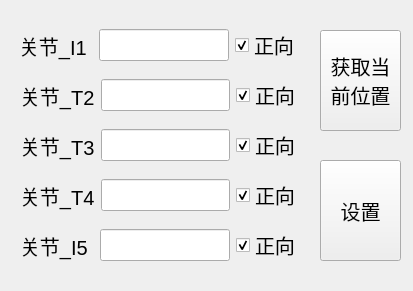
<?xml version="1.0" encoding="UTF-8"?>
<ui version="4.0">
 <class>Form_zero_point</class>
 <widget class="QWidget" name="Form_zero_point">
  <property name="geometry">
   <rect>
    <x>0</x>
    <y>0</y>
    <width>413</width>
    <height>291</height>
   </rect>
  </property>
  <property name="font">
   <font>
    <pointsize>15</pointsize>
   </font>
  </property>
  <property name="windowTitle">
   <string>零点设置</string>
  </property>
  <widget class="QPushButton" name="pushButton">
   <property name="geometry">
    <rect>
     <x>320</x>
     <y>160</y>
     <width>81</width>
     <height>101</height>
    </rect>
   </property>
   <property name="font">
    <font>
     <pointsize>15</pointsize>
    </font>
   </property>
   <property name="text">
    <string>设置</string>
   </property>
  </widget>
  <widget class="QWidget" name="horizontalLayoutWidget">
   <property name="geometry">
    <rect>
     <x>19</x>
     <y>20</y>
     <width>281</width>
     <height>51</height>
    </rect>
   </property>
   <layout class="QHBoxLayout" name="horizontalLayout">
    <item>
     <widget class="QLabel" name="label">
      <property name="text">
       <string>关节_I1 </string>
      </property>
     </widget>
    </item>
    <item>
     <widget class="QLineEdit" name="lineEdit">
      <property name="toolTip">
       <string>&lt;html&gt;&lt;head/&gt;&lt;body&gt;&lt;p&gt;两位小数-360~360度&lt;/p&gt;&lt;/body&gt;&lt;/html&gt;</string>
      </property>
      <property name="alignment">
       <set>Qt::AlignCenter</set>
      </property>
     </widget>
    </item>
    <item>
     <widget class="QCheckBox" name="checkBox">
      <property name="text">
       <string>正向</string>
      </property>
      <property name="checked">
       <bool>true</bool>
      </property>
     </widget>
    </item>
   </layout>
  </widget>
  <widget class="QWidget" name="horizontalLayoutWidget_2">
   <property name="geometry">
    <rect>
     <x>20</x>
     <y>70</y>
     <width>281</width>
     <height>51</height>
    </rect>
   </property>
   <layout class="QHBoxLayout" name="horizontalLayout_2">
    <item>
     <widget class="QLabel" name="label_2">
      <property name="text">
       <string>关节_T2</string>
      </property>
     </widget>
    </item>
    <item>
     <widget class="QLineEdit" name="lineEdit_2">
      <property name="toolTip">
       <string>&lt;html&gt;&lt;head/&gt;&lt;body&gt;&lt;p&gt;两位小数-120~120度&lt;/p&gt;&lt;/body&gt;&lt;/html&gt;</string>
      </property>
      <property name="alignment">
       <set>Qt::AlignCenter</set>
      </property>
     </widget>
    </item>
    <item>
     <widget class="QCheckBox" name="checkBox_2">
      <property name="text">
       <string>正向</string>
      </property>
      <property name="checked">
       <bool>true</bool>
      </property>
     </widget>
    </item>
   </layout>
  </widget>
  <widget class="QWidget" name="horizontalLayoutWidget_3">
   <property name="geometry">
    <rect>
     <x>20</x>
     <y>120</y>
     <width>281</width>
     <height>51</height>
    </rect>
   </property>
   <layout class="QHBoxLayout" name="horizontalLayout_3">
    <item>
     <widget class="QLabel" name="label_3">
      <property name="text">
       <string>关节_T3</string>
      </property>
     </widget>
    </item>
    <item>
     <widget class="QLineEdit" name="lineEdit_3">
      <property name="toolTip">
       <string>&lt;html&gt;&lt;head/&gt;&lt;body&gt;&lt;p&gt;两位小数-120~120度&lt;/p&gt;&lt;/body&gt;&lt;/html&gt;</string>
      </property>
      <property name="alignment">
       <set>Qt::AlignCenter</set>
      </property>
     </widget>
    </item>
    <item>
     <widget class="QCheckBox" name="checkBox_3">
      <property name="text">
       <string>正向</string>
      </property>
      <property name="checked">
       <bool>true</bool>
      </property>
     </widget>
    </item>
   </layout>
  </widget>
  <widget class="QWidget" name="horizontalLayoutWidget_4">
   <property name="geometry">
    <rect>
     <x>20</x>
     <y>170</y>
     <width>281</width>
     <height>51</height>
    </rect>
   </property>
   <layout class="QHBoxLayout" name="horizontalLayout_4">
    <item>
     <widget class="QLabel" name="label_4">
      <property name="text">
       <string>关节_T4</string>
      </property>
     </widget>
    </item>
    <item>
     <widget class="QLineEdit" name="lineEdit_4">
      <property name="toolTip">
       <string>&lt;html&gt;&lt;head/&gt;&lt;body&gt;&lt;p&gt;两位小数-120~120度&lt;/p&gt;&lt;/body&gt;&lt;/html&gt;</string>
      </property>
      <property name="alignment">
       <set>Qt::AlignCenter</set>
      </property>
     </widget>
    </item>
    <item>
     <widget class="QCheckBox" name="checkBox_4">
      <property name="text">
       <string>正向</string>
      </property>
      <property name="checked">
       <bool>true</bool>
      </property>
     </widget>
    </item>
   </layout>
  </widget>
  <widget class="QWidget" name="horizontalLayoutWidget_5">
   <property name="geometry">
    <rect>
     <x>20</x>
     <y>220</y>
     <width>281</width>
     <height>51</height>
    </rect>
   </property>
   <layout class="QHBoxLayout" name="horizontalLayout_5">
    <item>
     <widget class="QLabel" name="label_5">
      <property name="text">
       <string>关节_I5 </string>
      </property>
     </widget>
    </item>
    <item>
     <widget class="QLineEdit" name="lineEdit_5">
      <property name="toolTip">
       <string>&lt;html&gt;&lt;head/&gt;&lt;body&gt;&lt;p&gt;两位小数-360~360度&lt;/p&gt;&lt;/body&gt;&lt;/html&gt;</string>
      </property>
      <property name="alignment">
       <set>Qt::AlignCenter</set>
      </property>
     </widget>
    </item>
    <item>
     <widget class="QCheckBox" name="checkBox_5">
      <property name="text">
       <string>正向</string>
      </property>
      <property name="checked">
       <bool>true</bool>
      </property>
     </widget>
    </item>
   </layout>
  </widget>
  <widget class="QPushButton" name="pushButton_2">
   <property name="geometry">
    <rect>
     <x>320</x>
     <y>30</y>
     <width>81</width>
     <height>101</height>
    </rect>
   </property>
   <property name="font">
    <font>
     <pointsize>15</pointsize>
    </font>
   </property>
   <property name="text">
    <string>获取当
前位置</string>
   </property>
  </widget>
 </widget>
 <resources/>
 <connections>
  <connection>
   <sender>pushButton</sender>
   <signal>clicked()</signal>
   <receiver>Form_zero_point</receiver>
   <slot>set_zero_point()</slot>
   <hints>
    <hint type="sourcelabel">
     <x>338</x>
     <y>210</y>
    </hint>
    <hint type="destinationlabel">
     <x>360</x>
     <y>230</y>
    </hint>
   </hints>
  </connection>
  <connection>
   <sender>pushButton_2</sender>
   <signal>clicked()</signal>
   <receiver>Form_zero_point</receiver>
   <slot>get_actual_joint_point()</slot>
   <hints>
    <hint type="sourcelabel">
     <x>326</x>
     <y>84</y>
    </hint>
    <hint type="destinationlabel">
     <x>301</x>
     <y>63</y>
    </hint>
   </hints>
  </connection>
 </connections>
 <slots>
  <slot>set_zero_point()</slot>
  <slot>get_actual_joint_point()</slot>
 </slots>
</ui>
